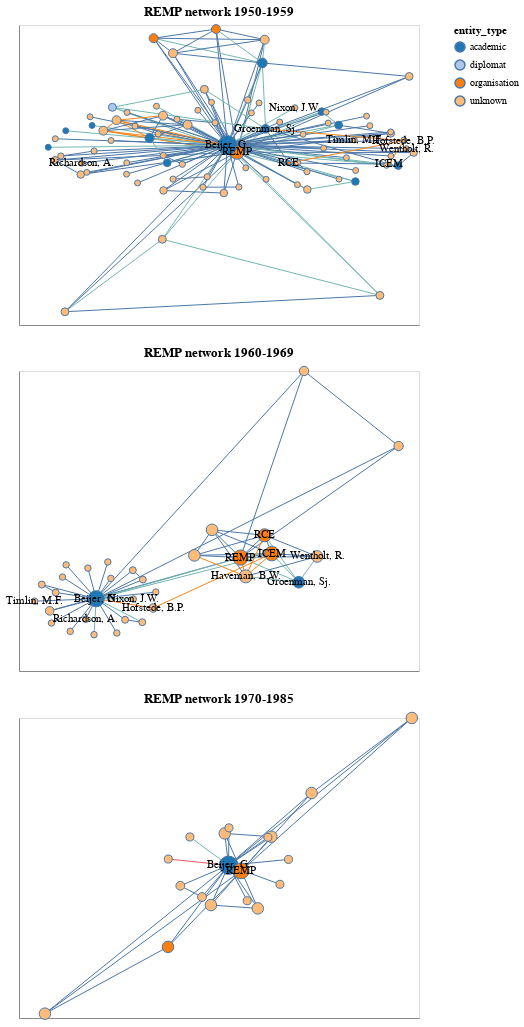

The code cell stored with this chart in its notebook:
### Markdown cell above
There are a few important conclusions that follow from this analysis. 

1. Günter Beijer was the founder of the REMP and throughout the 1950s, 60 and 70s the central person for its scientific output. His network consisted of academics and administrators that collaborated on a number of studies.
2. The people and organisations in the network were not only from the Netherlands, but also a number of other countries. 
3. There were numerous connections between politicians and academics that together established a discourse coalition, in which the academics (mostly) wrote the contributions while administrators and their organisations supported the research by funding, by commissioning studies and by writing prefaces that pointed out the importance for policy formation.
4. The international organisation ICEM was involved explicitly in the network from 1958 when it started to fund studies in emigration. This was mediated through Bas Haveman, who in 1962 became director of ICEM.

### Code cell
import scripts.datasets as dataset_api
from scripts.network_visualisation import make_period_chart, make_period_graph, get_common_names, get_communities

# read in the datasets
entity_relationships = dataset_api.read_person_relationship_records()
entity_categories = dataset_api.read_entity_categories()
person_categories = dataset_api.read_person_categories()
periods = dataset_api.periods

# Generate a network graph for each period
period_graphs = {}
for period in periods:
    period_start, period_end = periods[period]["start"], periods[period]["end"]
    # filter relationships by period
    period_relationships = [r for r in entity_relationships if period_start <= r['year'] < period_end]
    period_graphs[period] = make_period_graph(entity_categories, period_relationships)
    
# Extra the most common entity names from the graph for displaying
common_names = get_common_names(period_graphs)
# detect communities to determine layout
communities = get_communities(person_categories)

# turn the graphs into charts
period_charts = {}
for period in periods:
    period_charts[period] = make_period_chart(period_graphs[period], communities, common_names, period)

# Use Altair's vconcat to display them vertically
alt.vconcat(period_charts[1950], period_charts[1960], period_charts[1970])
